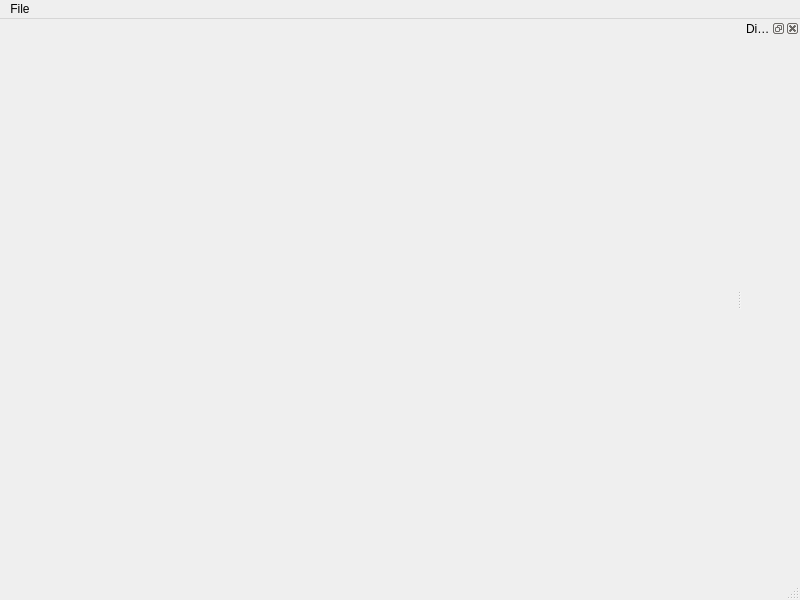
<?xml version="1.0" encoding="UTF-8"?>
<ui version="4.0">
 <class>MainWindow</class>
 <widget class="QMainWindow" name="MainWindow">
  <property name="geometry">
   <rect>
    <x>0</x>
    <y>0</y>
    <width>800</width>
    <height>600</height>
   </rect>
  </property>
  <property name="windowTitle">
   <string>MainWindow</string>
  </property>
  <widget class="QWidget" name="centralwidget">
   <layout class="QVBoxLayout" name="verticalLayout_2">
    <item>
     <layout class="QVBoxLayout" name="vlCntr"/>
    </item>
   </layout>
  </widget>
  <widget class="QMenuBar" name="menubar">
   <property name="geometry">
    <rect>
     <x>0</x>
     <y>0</y>
     <width>800</width>
     <height>21</height>
    </rect>
   </property>
   <widget class="QMenu" name="menuFile">
    <property name="title">
     <string>File</string>
    </property>
    <addaction name="actionOpen"/>
   </widget>
   <addaction name="menuFile"/>
  </widget>
  <widget class="QStatusBar" name="statusbar"/>
  <widget class="QDockWidget" name="dockWidget">
   <property name="windowTitle">
    <string>Distortion Parameters</string>
   </property>
   <attribute name="dockWidgetArea">
    <number>2</number>
   </attribute>
   <widget class="QWidget" name="dockWidgetContents">
    <layout class="QVBoxLayout" name="verticalLayout_3">
     <item>
      <layout class="QVBoxLayout" name="vlDist"/>
     </item>
    </layout>
   </widget>
  </widget>
  <action name="actionOpen">
   <property name="text">
    <string>Open</string>
   </property>
  </action>
 </widget>
 <resources/>
 <connections/>
</ui>
